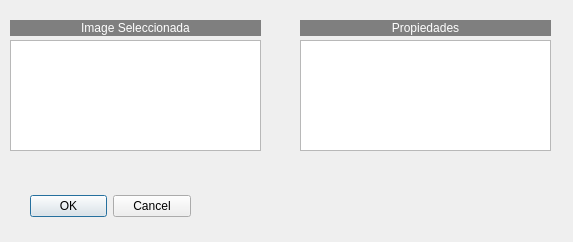
<?xml version="1.0" encoding="UTF-8"?>
<ui version="4.0">
 <class>Infoimagen</class>
 <widget class="QDialog" name="Infoimagen">
  <property name="geometry">
   <rect>
    <x>0</x>
    <y>0</y>
    <width>573</width>
    <height>242</height>
   </rect>
  </property>
  <property name="windowTitle">
   <string>Dialog</string>
  </property>
  <widget class="QDialogButtonBox" name="buttonBox">
   <property name="geometry">
    <rect>
     <x>30</x>
     <y>190</y>
     <width>161</width>
     <height>32</height>
    </rect>
   </property>
   <property name="orientation">
    <enum>Qt::Horizontal</enum>
   </property>
   <property name="standardButtons">
    <set>QDialogButtonBox::Cancel|QDialogButtonBox::Ok</set>
   </property>
  </widget>
  <widget class="QListWidget" name="listWidget">
   <property name="geometry">
    <rect>
     <x>10</x>
     <y>40</y>
     <width>251</width>
     <height>111</height>
    </rect>
   </property>
   <property name="alternatingRowColors">
    <bool>false</bool>
   </property>
   <property name="viewMode">
    <enum>QListView::ListMode</enum>
   </property>
   <property name="currentRow">
    <number>-1</number>
   </property>
  </widget>
  <widget class="QLabel" name="label_2">
   <property name="geometry">
    <rect>
     <x>10</x>
     <y>20</y>
     <width>251</width>
     <height>16</height>
    </rect>
   </property>
   <property name="styleSheet">
    <string notr="true">background-color: rgb(127, 127, 127);
color: rgb(255, 255, 255);</string>
   </property>
   <property name="text">
    <string>Image Seleccionada</string>
   </property>
   <property name="alignment">
    <set>Qt::AlignCenter</set>
   </property>
  </widget>
  <widget class="QLabel" name="label_3">
   <property name="geometry">
    <rect>
     <x>300</x>
     <y>20</y>
     <width>251</width>
     <height>16</height>
    </rect>
   </property>
   <property name="styleSheet">
    <string notr="true">background-color: rgb(127, 127, 127);
color: rgb(255, 255, 255);</string>
   </property>
   <property name="text">
    <string>Propiedades</string>
   </property>
   <property name="alignment">
    <set>Qt::AlignCenter</set>
   </property>
  </widget>
  <widget class="QListWidget" name="listWidget_2">
   <property name="geometry">
    <rect>
     <x>300</x>
     <y>40</y>
     <width>251</width>
     <height>111</height>
    </rect>
   </property>
   <property name="alternatingRowColors">
    <bool>false</bool>
   </property>
   <property name="viewMode">
    <enum>QListView::ListMode</enum>
   </property>
   <property name="currentRow">
    <number>-1</number>
   </property>
  </widget>
 </widget>
 <resources/>
 <connections>
  <connection>
   <sender>buttonBox</sender>
   <signal>accepted()</signal>
   <receiver>Infoimagen</receiver>
   <slot>accept()</slot>
   <hints>
    <hint type="sourcelabel">
     <x>248</x>
     <y>254</y>
    </hint>
    <hint type="destinationlabel">
     <x>157</x>
     <y>274</y>
    </hint>
   </hints>
  </connection>
  <connection>
   <sender>buttonBox</sender>
   <signal>rejected()</signal>
   <receiver>Infoimagen</receiver>
   <slot>reject()</slot>
   <hints>
    <hint type="sourcelabel">
     <x>316</x>
     <y>260</y>
    </hint>
    <hint type="destinationlabel">
     <x>286</x>
     <y>274</y>
    </hint>
   </hints>
  </connection>
 </connections>
</ui>
